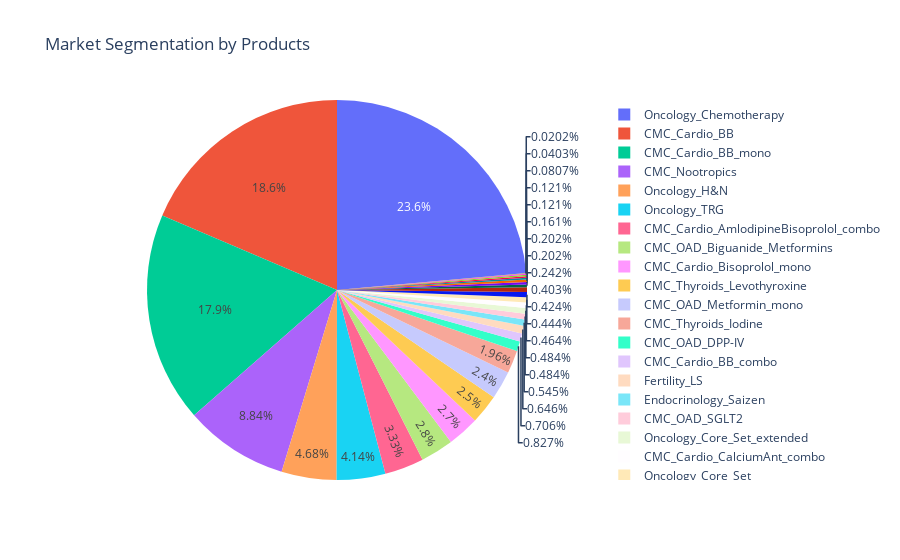

Notebook code for this chart:
### Code cell
pie_chart(markets_by_products, 'Market Segmentation by Products')

### Figure 1 — Plotly figure (JSON) as saved in the notebook; plotly's stock layout.template omitted (floating-point values rounded to 4 significant figures)
{"data": [{"labels": ["CMC_Cardio_AmlodipineBisoprolol_combo", "CMC_Cardio_BB", "CMC_Cardio_BB_combo", "CMC_Cardio_BB_mono", "CMC_Cardio_Bisoprolol_HCTZ", "CMC_Cardio_Bisoprolol_mono", "CMC_Cardio_CalciumAnt_combo", "CMC_Nootropics", "CMC_OAD_Biguanide_Metformins", "CMC_OAD_DPP-IV", "CMC_OAD_Metformin_combo", "CMC_OAD_Metformin_mono", "CMC_OAD_SGLT2", "CMC_OAD_SGLT2_mono", "CMC_Thyroids_Iodine", "CMC_Thyroids_Levothyroxine", "CMC_Thyroids_Thyamazol", "Endocrinology_Kuvan", "Endocrinology_Saizen", "Fertility_FSH", "Fertility_GNRH", "Fertility_LS", "Fertility_OT", "Neurology_MultipleSclerosis_High_Efficient", "Oncology_Chemotherapy", "Oncology_Core_Set", "Oncology_Core_Set_extended", "Oncology_Core_Set_light", "Oncology_H&N", "Oncology_Immuno-oncology(Bavencio)", "Oncology_TRG"], "type": "pie", "values": [165, 921, 35, 886, 4, 134, 23, 438, 139, 41, 20, 119, 24, 10, 97, 124, 21, 1, 27, 6, 10, 32, 12, 2, 1169, 22, 24, 6, 232, 8, 205]}], "layout": {"title": {"text": "Market Segmentation by Products"}}}
